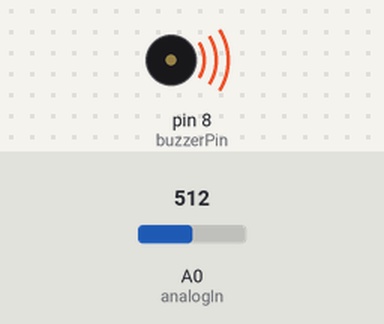
Recording of a sketch running on a simulated Arduino Uno, built with avr-gcc and run on an emulated ATmega328P. Shown: buzzer (waves = sounding, pin HIGH). Inputs (shaded band) come from the test bench; at power-on: A0 (analogIn) = 512. What the sketch prints to the serial monitor is not drawn.

Above: at 0.1 s.
Timing chart, 0 to 1.6 s (numbered marks = the images above):
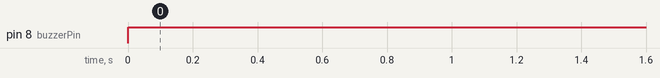

The sketch:

sketch_lab10.ino
```cpp
const int buzzerPin = 8;
const int analogIn = A0;
const int highAlertVal = 600;
const int lowAlertVal = 200;
int wetVal = 0;

void setup() {
  Serial.begin(9600);
  pinMode(buzzerPin, OUTPUT);
}

void loop() {
  wetVal = analogRead(analogIn);
  Serial.println(wetVal);
  if( wetVal > highAlertVal || wetVal < lowAlertVal){
    digitalWrite(buzzerPin, HIGH);
  }
  else{
    digitalWrite(buzzerPin, HIGH);
  }
  delay(1000);
}
```

Measured:
- by itself, pin 8 (buzzerPin): LOW → HIGH at 0.00 s
